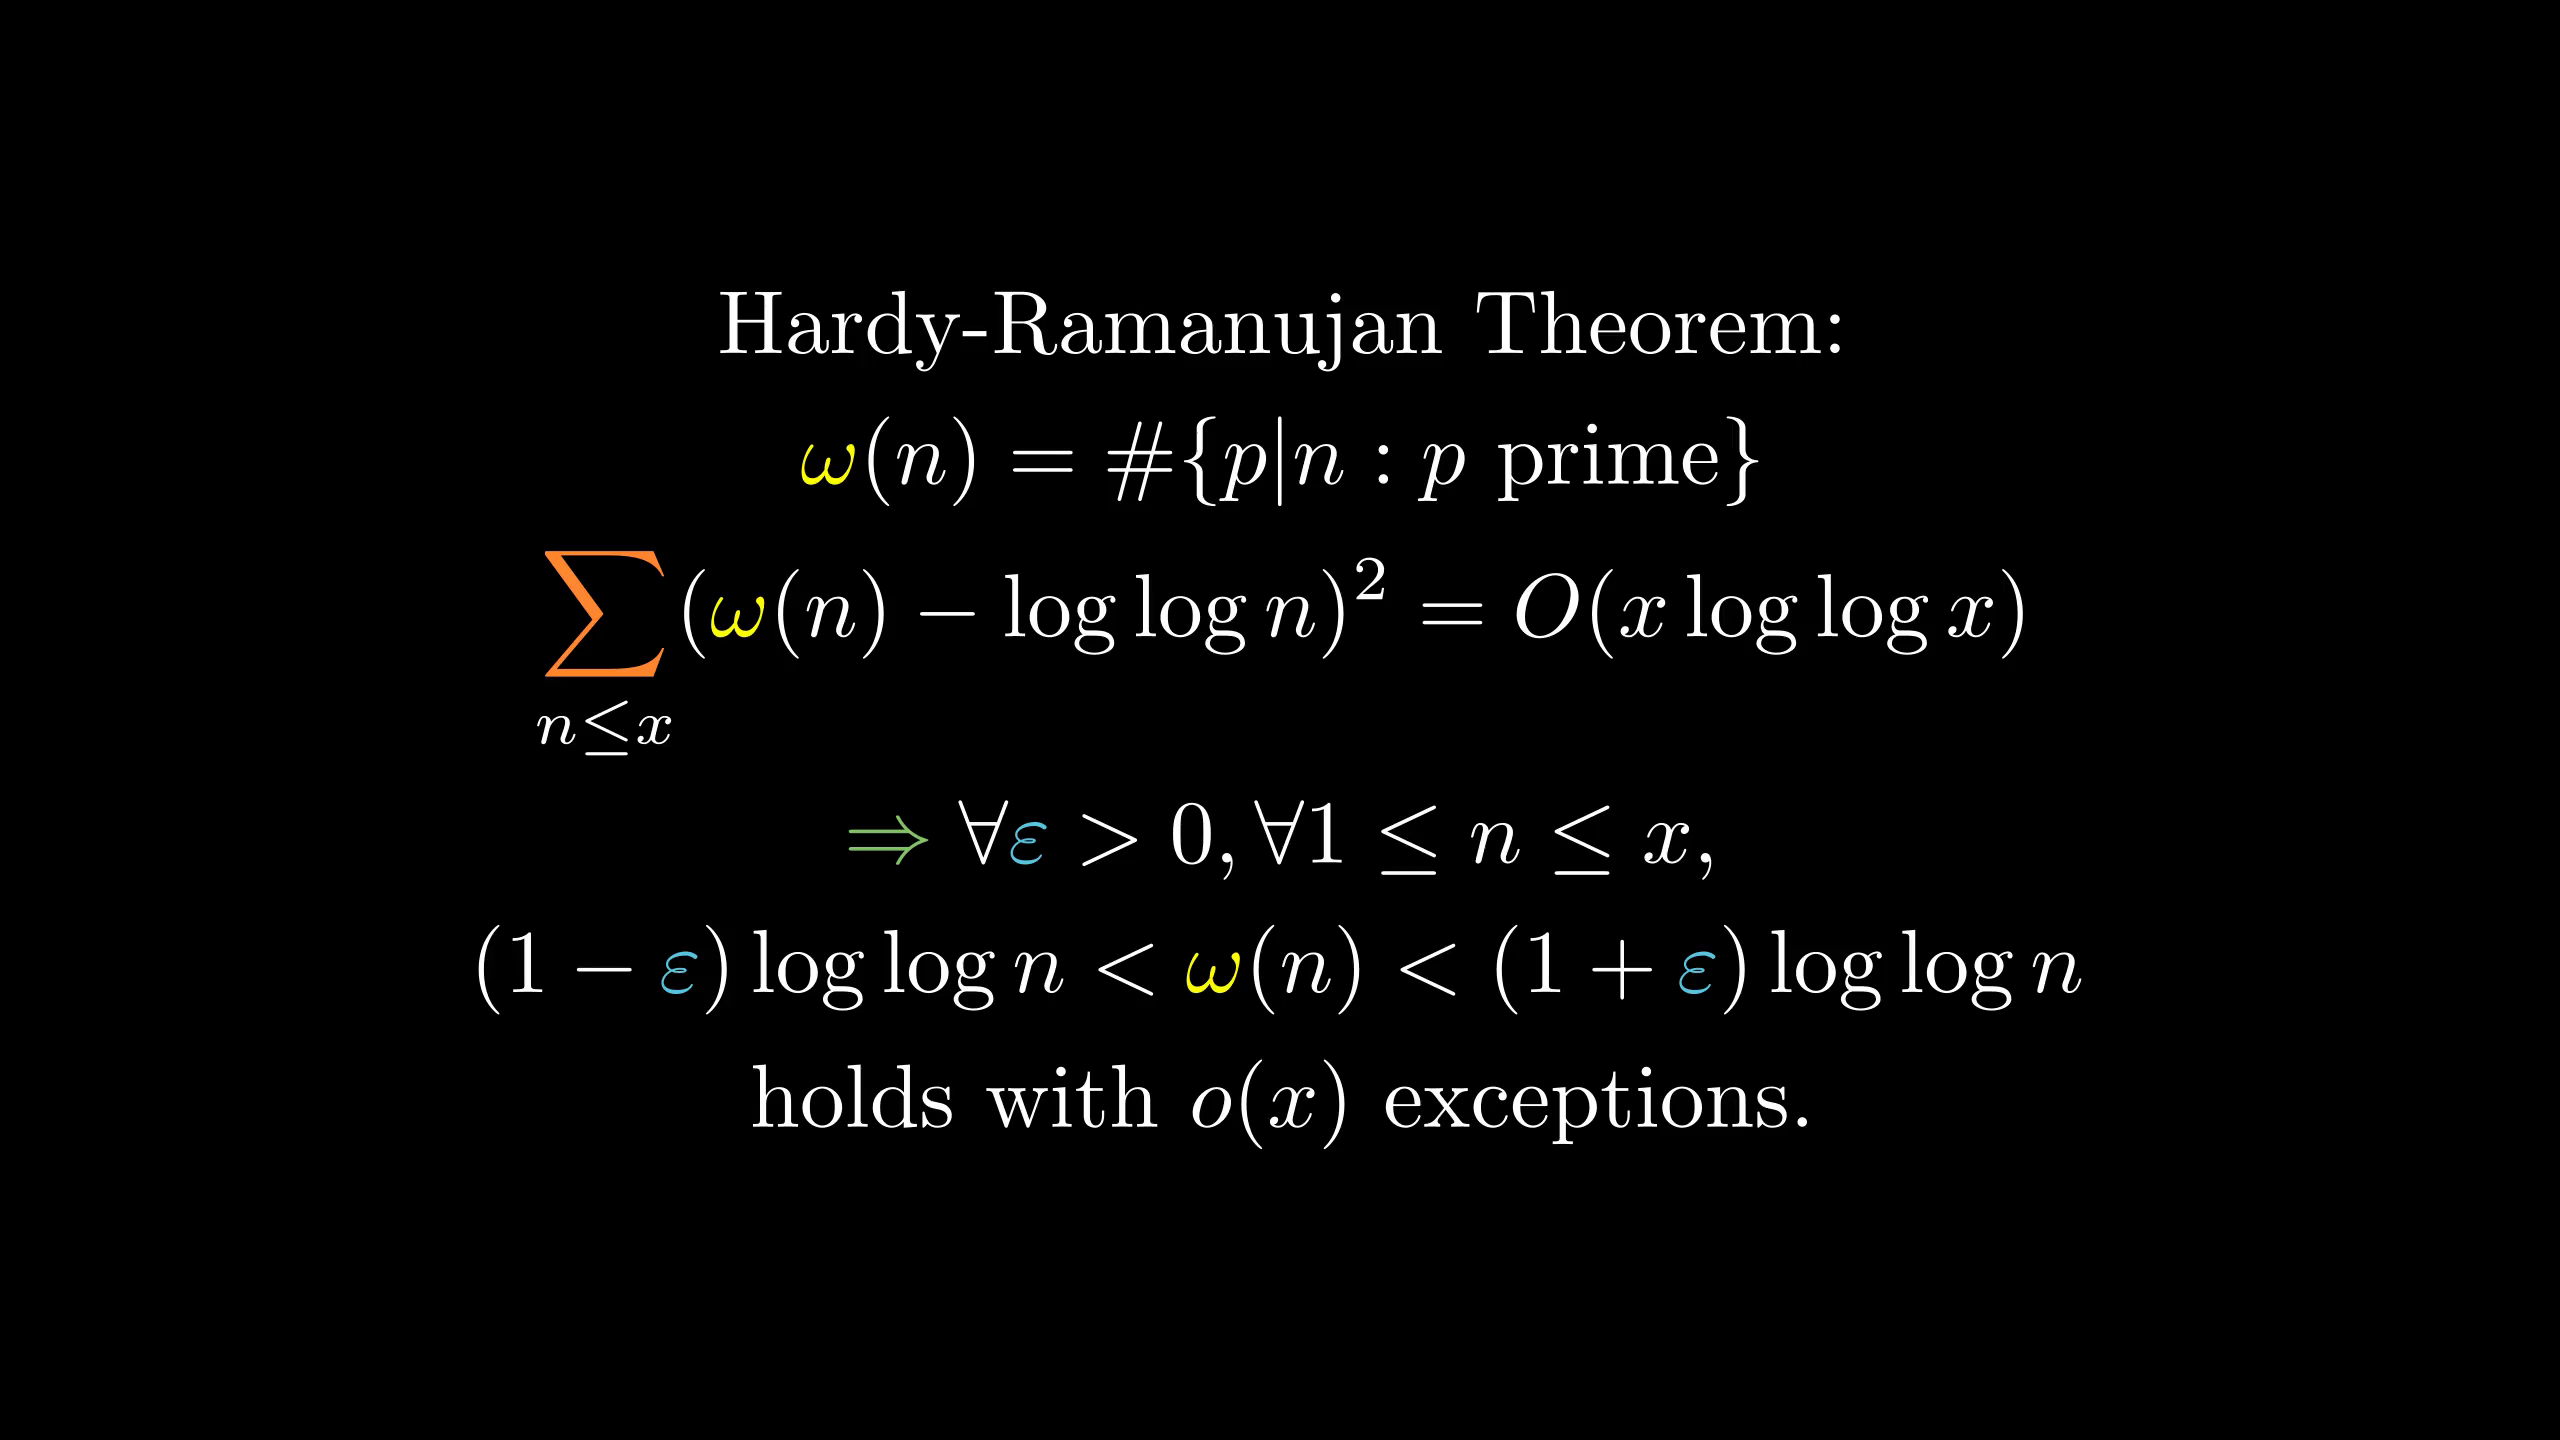

Write the Python code that produced this figure.
from manimlib.imports import *

class FooScene(Scene):
    def construct(self):
        tit=TextMobject("Hardy-Ramanujan Theorem:")
        eqn0=TexMobject(r"\omega(n)=\#\{p|n:p\text{ prime}\}",
                tex_to_color_map={r"\omega":YELLOW})
        eqn=TexMobject(r"\sum_{n\le x}(\omega(n)-\log\log n)^2=O(x\log\log x)",
                tex_to_color_map={r"\sum":ORANGE,r"\omega":YELLOW})
        eqn2=TexMobject(r"\Rightarrow\forall\varepsilon>0,\forall 1\le n\le x,",
                tex_to_color_map={r"\Rightarrow":GREEN,r"\varepsilon":BLUE})
        eqn3=TexMobject(r"(1-\varepsilon)\log\log n<\omega(n)<(1+\varepsilon)\log\log n",
                tex_to_color_map={r"\varepsilon":BLUE,r"\omega":YELLOW})
        eqn4=TextMobject("holds with $o(x)$ exceptions.")
        self.add(VGroup(tit,eqn0,eqn,eqn2,eqn3,eqn4).arrange(DOWN))
        self.wait()
